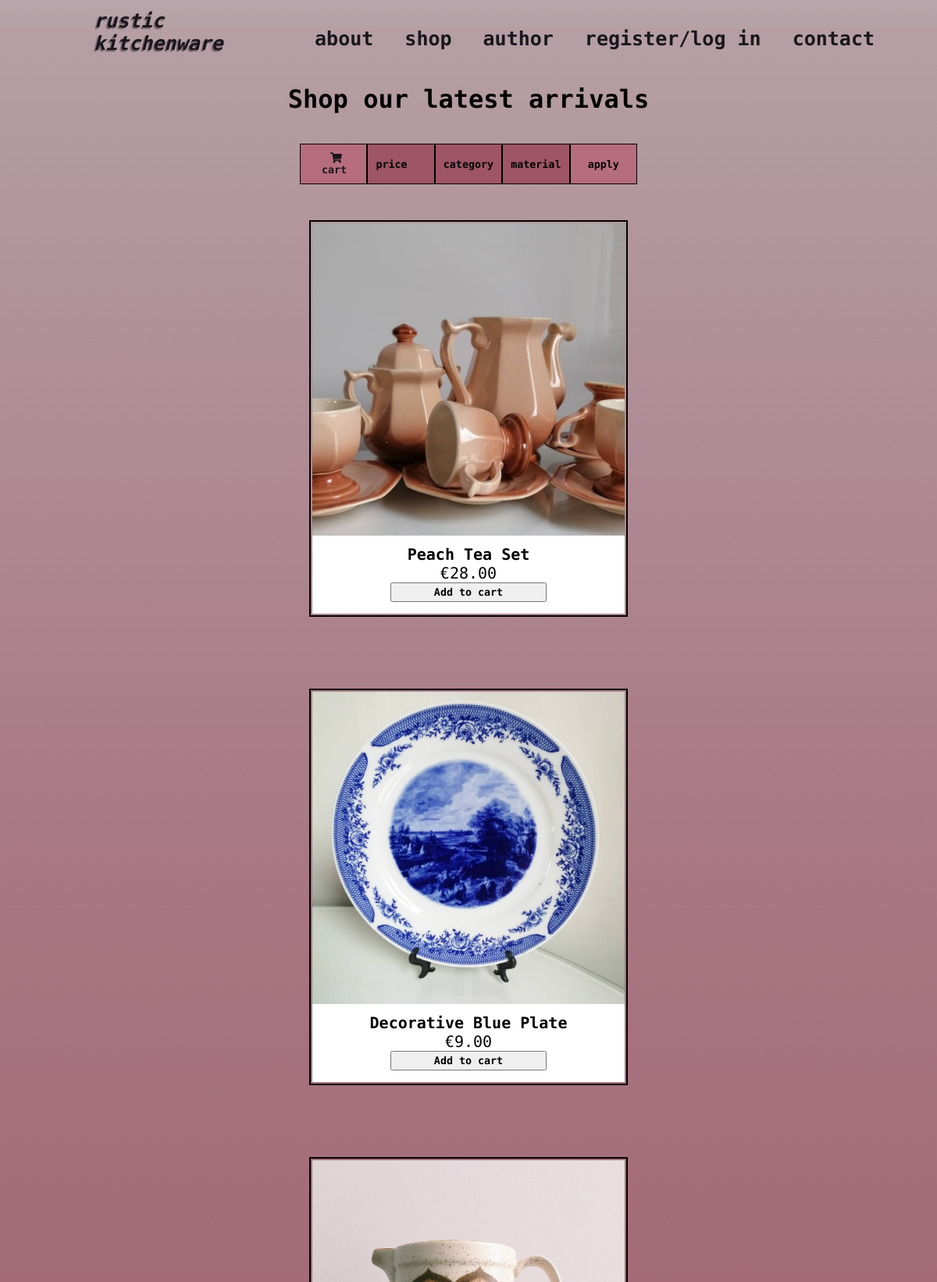
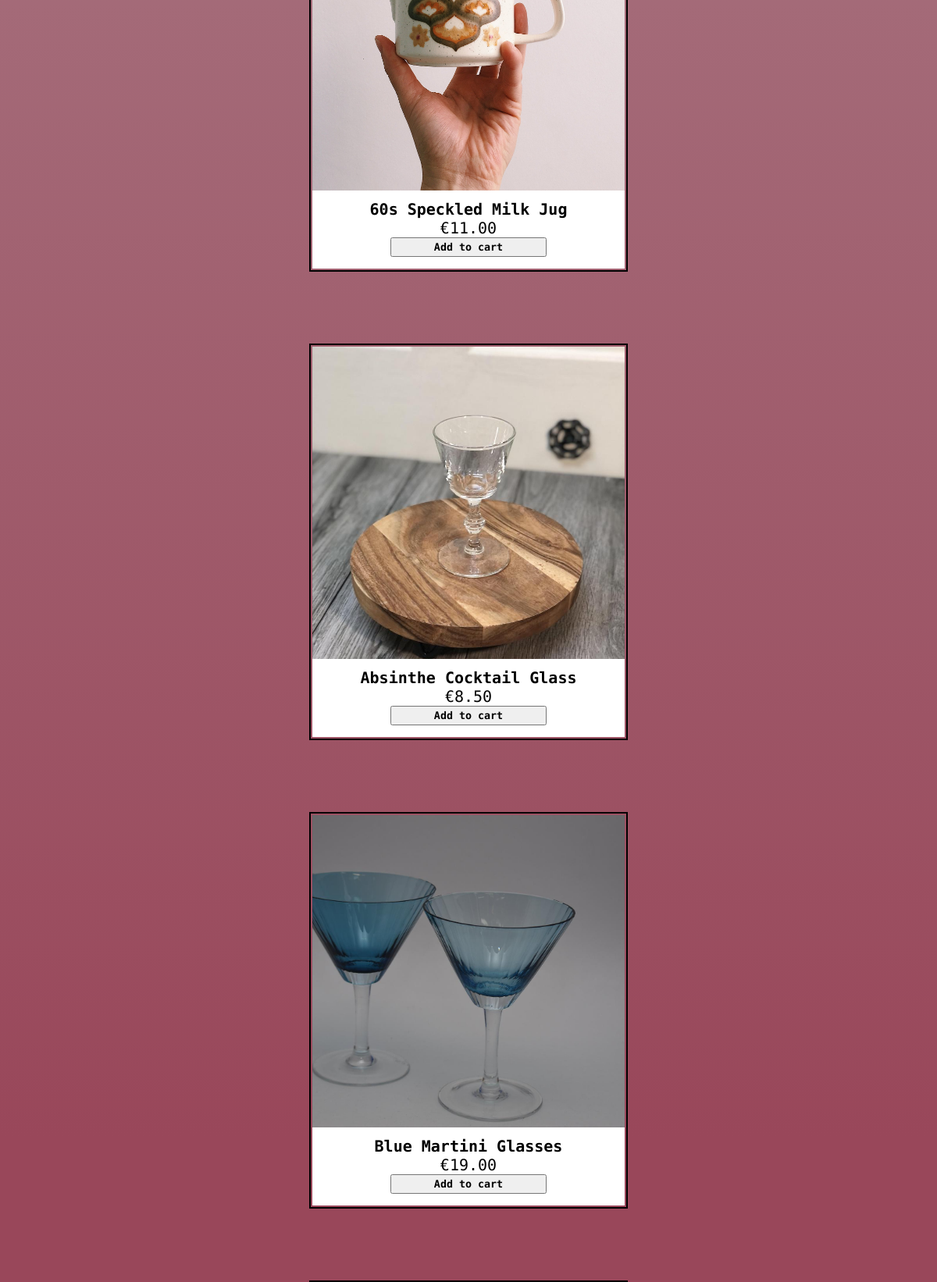
/views/pages/shop.php (upper part), run on the app's committed database (2 pictures, top to bottom).
### tables this page shows
CREATE TABLE `nav` (
  `id_n` int(10) NOT NULL,
  `href` varchar(200) NOT NULL,
  `description` varchar(200) NOT NULL,
  `level` int(10) NOT NULL
);

CREATE TABLE `img` (
  `id_i` int(10) NOT NULL,
  `src` varchar(255) NOT NULL,
  `thumbnail` varchar(255) NOT NULL,
  `alt` varchar(255) NOT NULL,
  `id_p` int(10) NOT NULL
);

CREATE TABLE `product` (
  `id_p` int(10) NOT NULL,
  `name` varchar(255) NOT NULL,
  `description` varchar(255) NOT NULL,
  `price` decimal(65,2) NOT NULL
);

### views/pages/shop.php (the view, shortened to what this page needs)
<?php
    include("../fixed/header.php");
    include("../fixed/nav.php");
    $catId="";
    $matId="";
    $price="";
    $page=0;
    $query_products_per_page = "SELECT * FROM product p INNER JOIN img i ON i.id_p=p.id_p" . ($catId? " INNER JOIN prod_cat pc ON p.id_p=pc.id_p" : " "). ($matId? " INNER JOIN prod_mat pm ON p.id_p=pm.id_p" : " ") . " WHERE " . ($catId ? "pc.id_c = $catId" : " 1 ") . " AND " . ($matId ? "pm.id_m = $matId" : " 1 ") . " GROUP BY p.id_p " . ($price? "ORDER BY price $price" : "ORDER BY p.id_p") . " LIMIT $page,6";
    $stmt_products_per_page = $konekcija->prepare($query_products_per_page);
    $result_products_per_page = $stmt_products_per_page->execute();
    $get_products_per_page = $stmt_products_per_page->fetchAll(PDO::FETCH_OBJ);
?>
    <div class=container>
        <div id="divshop">
        <h1>Shop our latest arrivals</h1>
        <div id="filtershop">
            <form id="filter-form" method="GET" action="">
            <button id="btnBasket"><a href="basket.php" id="basketlink"><i class="fas fa-shopping-cart"></i>&nbsp;cart</a></button>
            <select id="ddlPrice" name="ddlPrice">
                <option value="0" selected>price</option>
            </select>
            <select id="ddlCat" name="ddlCat">
                <option selected value="0">category</option>
            </select>
            <select id="ddlMat" name="ddlMat">
                <option value="0">material</option>
            </select>
            <button type="submit" class="btnFilter" name="btnFilter">apply</button>
            </form>
        </div>
        <div id="containershop">
        <?php foreach($get_products_per_page as $s): ?>
            <div class="product">
                <div class="pictureBlock">
                    <div class="picture">
                    <a href="product.php?product_id=<?=$s->id_p;?>">
                   <img src="../../assets/<?=$s->src;?>" alt="<?=$s->alt;?>"/>
                    </a>
                    </div>
                </div>
                <div class="descriptionBlock">
                    <h1><?=$s->name;?></h1>
                    <p>&euro;<?=$s->price;?></p>
                    <button class="addtobasket" value="<?=$s->id_p;?>" data-id="<?=$s->id_p;?>">Add to cart</button>
                </div>
            </div>
        <?php endforeach;?>
        </div>
        </div>
    </div>
<?php
    include("../fixed/footer.php");
?>

### views/fixed/navfetch.php (shortened to what this page needs)
<?php
    include("../../config/connection.php");
    $query = "SELECT * FROM nav";
    $stmt = $konekcija->prepare($query);
    $rezultat = $stmt->execute();
    $loggedin = false;
    $ispis = "<ul>";
    foreach($stmt as $s){
        if($s->level==0) {
            $ispis.= "<li><a href='$s->href'><span>$s->description</span></a></li>";
        }
    }
    if($loggedin){
            $ispis.="<li><a href='quiz.php'><span>survey</span></a></li>";
            $ispis.="<li><a href='../../models/login/logout.php'><span>logout</span></a></li>";
    }
    else {
        $ispis.="<li><a href='register.php'><span>register/log in</span></a></li>";
        $ispis.="<li><a href='contact.php'><span>contact</span></a></li>";
    }
    $ispis.="</ul>";
    echo $ispis;
?>

### assets/css/shop.css (style rules this page uses)
* { margin:0; padding:0; box-sizing: border-box; }
body { font-family: 'Source Code Pro', sans-serif; background: rgb(153,71,90); background: linear-gradient(0deg, rgba(153,71,90,1) 22%, rgba(168,119,131,1) 72%, rgba(181,159,165,1) 99%, rgba(183,166,171,1) 100%); }
.container { height: 100%; }
#footer, #registerlogin, #containershop, #divshop, #filtershop, .container { width: 100%; display: flex; justify-content: center; align-items: center; text-align: center; }
#right ul { margin: 0; padding: 0; list-style-type: none; position: relative; }
#right ul li { display: inline-block; }
#right ul li a { text-decoration: none; font-size: 20px; }
#right ul li span { cursor: pointer; text-decoration: none; padding: 20px; padding-top:35px; display: block; color: #19171C; font-weight: bold; font-size: 25px; }
#divshop { flex-direction: column; min-height:100vh; }
#divshop h1 { padding-top:2%; }
#containershop { width: 80%; justify-content: center; flex-wrap: wrap; }
#filtershop, #filter-form { width:60%; padding-top: 2%; }
#filter-form { display: flex; flex-direction: row; }
#filter-form select { -moz-appearance:none; -webkit-appearance:none; appearance:none; }
#basketlink { text-decoration: none; color:#19171C; font-weight: bold; padding:10%; }
#ddlPrice, #ddlCat, #ddlMat, .btnFilter, #btnBasket { max-width:200px; padding: 10px; display: block; margin: 0px auto; width: 60%; font-family: 'Source Code Pro', sans-serif; font-weight: bold; outline: none; background:rgb(158, 85, 102); border: 1px solid black; }
#btnBasket, .btnFilter { background:#b66d7e }
.product { width: 400px; height:500px; margin: 50px; outline: 2px solid black; outline-offset: 2px; background-color: white; }
.pictureBlock { position: relative;overflow: hidden; }
.picture { transition: transform .2s; }
.pictureBlock img { width:400px; height: 400px; object-fit: cover; }
.descriptionBlock h1,p { font-size: 20px; }
.descriptionBlock { padding: 0 5px 5px 5px; background-color:white; }
.addtobasket { padding: 3px; display: block; margin: 0px auto; width: 200px; font-family: 'Source Code Pro', sans-serif; font-weight: bold; font-size: smaller; outline: none; }

### data on the page
nav: description "about"
nav: description "shop"
nav: description "author"
img: src (picture), id_p.name "Peach Tea Set", id_p.price "28.00"
img: src (picture), id_p.name "Decorative Blue Plate", id_p.price "9.00"
img: src (picture), id_p.name "60s Speckled Milk Jug", id_p.price "11.00"
img: src (picture), id_p.name "Absinthe Cocktail Glass", id_p.price "8.50"
img: src (picture), id_p.name "Blue Martini Glasses", id_p.price "19.00"
